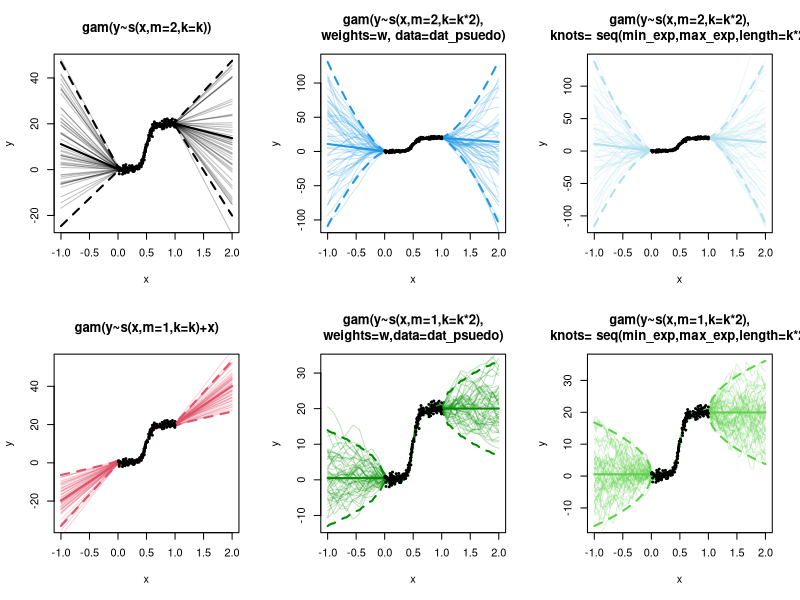

Recreate this plot in R.
sim_post_curves= function(model, pdata, n=25){
  lp <- predict(model, newdata = pdata, type = "lpmatrix")
  coefs <- coef(model)
  vc <- vcov(model)
  sim_coef = mvrnorm(n, coefs, vc)
  fits = lp %*% t(sim_coef)
  return(fits)
}


library(mgcv)
library(MASS)
library(scales)
library(microbenchmark)

ff <- function(x2, func=1) {
  if(func==1){
    0.2 * x2^11 * (10 * (1 - x2))^6 + 10 * (10 *
                                            x2)^3 * (1 - x2)^10
  } else if(func==2){
  20/(1+exp(0.5*20)*exp(-20*x2))
  }else if (func==3){
    10*sin(x*1.5*pi)
  }else if (func==4){
    20*x^0.8
  }
}
n <- 200
n_psuedo = 10
k = 50
func_type = 2
sigma = 1
#maximum and minimum ranges to extrapolate over
min_exp = -1 
max_exp = 2
x <- runif(n,0,1)
y <- rnorm(n,ff(x,func = func_type),sigma)
dat_psuedo = data.frame(x=  c(seq(min_exp,0,length=n_psuedo),
                               x, seq(1, max_exp,length=n_psuedo)),
                        y= c(rep(0,times=n_psuedo),y,rep(0,times=n_psuedo)),
                        w = c(rep(0,n_psuedo),rep(1,n),rep(0,n_psuedo)))

pd <- data.frame(x=seq(min_exp,max_exp,length=200))

b1 <- gam(y~s(x,m=2,k=k),method="REML")
b2 <- gam(y~s(x,m=1,k=k)+x,method="REML")
b3 <- gam(y~s(x,m=1,k=k*2),weights=w,
          data=dat_psuedo,method="REML")
b4 <- gam(y~s(x,m=2,k=k*2),weights=w, 
          data=dat_psuedo,method="REML")
b5 <- gam(y~s(x,m=1,k=k*2),method="REML",knots= list(x=seq(min_exp,max_exp,length=k*2)))
b6 <- gam(y~s(x,m=2,k=k*2),method="REML",knots= list(x=seq(min_exp,max_exp,length=k*2)))


fv1 <- predict(b1,pd,se=TRUE)
fv2 <- predict(b2,pd,se=TRUE)
fv3 <- predict(b3,pd,se=TRUE)
fv4 <- predict(b4,pd,se=TRUE)
fv5 <- predict(b5,pd,se=TRUE)
fv6 <- predict(b6,pd,se=TRUE)


par(mfrow=c(2,3))
n_sims = 50
## black order 2 penalty...
ll <- fv1$fit-fv1$se.fit*2;ul <- fv1$fit+fv1$se.fit*2
post_sim = sim_post_curves(b1,pd,n_sims)
plot(pd$x,fv1$fit,ylim=range(c(ul,ll)),type="l",xlab="x",ylab="y",
     main  ="gam(y~s(x,m=2,k=k))",lwd=2)
lines(pd$x,ll,lty=2,lwd=2);lines(pd$x,ul,lty=2,lwd=2)
matlines(pd$x, post_sim, col=alpha("black",0.25),lty=1)
points(x,y,pch=19,cex=.4)

## blue order 2 penalty + pseudodata...
ll <- fv4$fit-fv4$se.fit*2;ul <- fv4$fit+fv4$se.fit*2
post_sim = sim_post_curves(b4,pd,n_sims)
plot(pd$x,fv4$fit,type="l",ylim=range(c(ul,ll)),xlab="x",ylab="y",
     main  ="gam(y~s(x,m=2,k=k*2),\nweights=w, data=dat_psuedo)",
     col=4,lwd=2)
lines(pd$x,ll,lty=2,col=4,lwd=2);lines(pd$x,ul,lty=2,col=4,lwd=2)
matlines(pd$x, post_sim, col=alpha(4,0.25),lty=1)
points(x,y,pch=19,cex=.4)

## light blue order 2 penalty + extended knots...
ll <- fv6$fit-fv6$se.fit*2;ul <- fv6$fit+fv6$se.fit*2
post_sim = sim_post_curves(b6,pd,n_sims)
plot(pd$x,fv6$fit,type="l",ylim=range(c(ul,ll)),xlab="x",ylab="y",
     main  ="gam(y~s(x,m=2,k=k*2),\nknots= seq(min_exp,max_exp,length=k*2)",
     col="lightblue2",lwd=2)
lines(pd$x,ll,lty=2,col="lightblue2",lwd=2);lines(pd$x,ul,lty=2,col="lightblue2",lwd=2)
matlines(pd$x, post_sim, col=alpha("lightblue2",0.25),lty=1)
points(x,y,pch=19,cex=.4)

## red order 1 penalty + linear effect...
ll <- fv2$fit-fv2$se.fit*2;ul <- fv2$fit+fv2$se.fit*2
post_sim = sim_post_curves(b2,pd,n_sims)
plot(pd$x,fv2$fit,ylim=range(c(ul,ll)),type="l",xlab="x",ylab="y",
     main  ="gam(y~s(x,m=1,k=k)+x)",col=2,lwd=2)
lines(pd$x,ll,lty=2,col=2,lwd=2);lines(pd$x,ul,lty=2,
                                       col=2,lwd=2)
matlines(pd$x, post_sim, col=alpha(2,0.25),lty=1)
points(x,y,pch=19,cex=.4)

## dark green order 1 penalty + pseudodata...
ll <- fv3$fit-fv3$se.fit*2;ul <- fv3$fit+fv3$se.fit*2
post_sim = sim_post_curves(b3,pd,n_sims)
plot(pd$x,fv3$fit,type="l",ylim=range(c(ul,ll)),xlab="x",ylab="y",
     main  ="gam(y~s(x,m=1,k=k*2),\nweights=w,data=dat_psuedo)",
     col="green4",lwd=2)
lines(pd$x,ll,lty=2,col="green4",lwd=2);lines(pd$x,ul,lty=2,col="green4",lwd=2)
matlines(pd$x, post_sim, col=alpha("green4",0.25),lty=1)
points(x,y,pch=19,cex=.4)

 
## light green order 1 penalty + extended knots...
ll <- fv5$fit-fv5$se.fit*2;ul <- fv5$fit+fv5$se.fit*2
post_sim = sim_post_curves(b5,pd,n_sims)
plot(pd$x,fv5$fit,type="l",ylim=range(c(ul,ll)),xlab="x",ylab="y",
     main  ="gam(y~s(x,m=1,k=k*2),\nknots= seq(min_exp,max_exp,length=k*2)",
     col=3,lwd=2)
lines(pd$x,ll,lty=2,col=3,lwd=2);lines(pd$x,ul,lty=2,col=3,lwd=2)
matlines(pd$x, post_sim, col=alpha(3,0.25),lty=1)
points(x,y,pch=19,cex=.4)

#testing computation time for each extrapolation solution (assuming m=1):
linear_trend_time = microbenchmark(gam(y~s(x,m=1,k=k)+x,method="REML"),times = 25,unit = "ms")
psuedodata_time  = microbenchmark(gam(y~s(x,m=1,k=k*2),weights=w,
                                      data=dat_psuedo,method="REML"),
                                  times = 25,unit = "ms")
ext_knots_time  = microbenchmark(gam(y~s(x,m=1,k=k*2),method="REML",
                                     knots= list(x=seq(min_exp,max_exp,length=k*2))),
                                  times = 25,unit = "ms")
